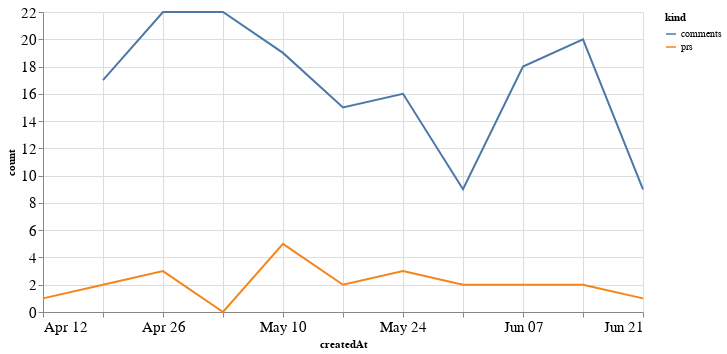

Write notebook code for a chart like this one.
### Code cell
alt.Chart(total_time, width=600).mark_line().encode(
    x='createdAt',
    y='count',
    color='kind'
)

### Figure 1 — Vega-Lite specification as saved in the notebook (floating-point values rounded to 4 significant figures)
{"config": {"axisLeft": {"labelFontSize": 15}, "axisBottom": {"labelFontSize": 15}}, "data": {"name": "data-d99522f458c4ddbbb82a24acd467b393"}, "mark": "line", "encoding": {"color": {"type": "nominal", "field": "kind"}, "x": {"type": "temporal", "field": "createdAt"}, "y": {"type": "quantitative", "field": "count"}}, "width": 600, "$schema": "https://vega.github.io/schema/vega-lite/v4.8.1.json", "datasets": {"data-d99522f458c4ddbbb82a24acd467b393": [{"createdAt": "2020-04-12T00:00:00", "kind": "prs", "count": 1.0}, {"createdAt": "2020-04-19T00:00:00", "kind": "prs", "count": 2.0}, {"createdAt": "2020-04-26T00:00:00", "kind": "prs", "count": 3.0}, {"createdAt": "2020-05-03T00:00:00", "kind": "prs", "count": 0.0}, {"createdAt": "2020-05-10T00:00:00", "kind": "prs", "count": 5.0}, {"createdAt": "2020-05-17T00:00:00", "kind": "prs", "count": 2.0}, {"createdAt": "2020-05-24T00:00:00", "kind": "prs", "count": 3.0}, {"createdAt": "2020-05-31T00:00:00", "kind": "prs", "count": 2.0}, {"createdAt": "2020-06-07T00:00:00", "kind": "prs", "count": 2.0}, {"createdAt": "2020-06-14T00:00:00", "kind": "prs", "count": 2.0}, {"createdAt": "2020-06-21T00:00:00", "kind": "prs", "count": 1.0}, {"createdAt": "2020-04-12T00:00:00", "kind": "comments", "count": null}, {"createdAt": "2020-04-19T00:00:00", "kind": "comments", "count": 17.0}, {"createdAt": "2020-04-26T00:00:00", "kind": "comments", "count": 22.0}, {"createdAt": "2020-05-03T00:00:00", "kind": "comments", "count": 22.0}, {"createdAt": "2020-05-10T00:00:00", "kind": "comments", "count": 19.0}, {"createdAt": "2020-05-17T00:00:00", "kind": "comments", "count": 15.0}, {"createdAt": "2020-05-24T00:00:00", "kind": "comments", "count": 16.0}, {"createdAt": "2020-05-31T00:00:00", "kind": "comments", "count": 9.0}, {"createdAt": "2020-06-07T00:00:00", "kind": "comments", "count": 18.0}, {"createdAt": "2020-06-14T00:00:00", "kind": "comments", "count": 20.0}, {"createdAt": "2020-06-21T00:00:00", "kind": "comments", "count": 9.0}]}}
